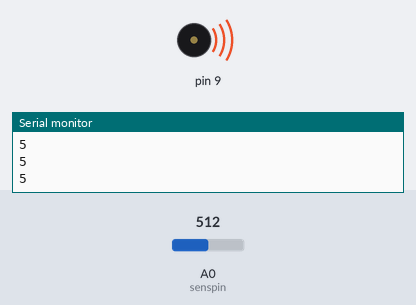
Recording of a sketch running on a simulated Arduino Uno, built with avr-gcc and run on an emulated ATmega328P. Shown: buzzer (waves = sounding), the last lines printed to the serial monitor. The test bench sets the inputs (shaded band); at power-on: A0 (senspin) = 512.

Above: at 1.2 s.
1.3 s: A0 (senspin) set to 94
4.3 s: A0 (senspin) set to 81
At 5.5 s:
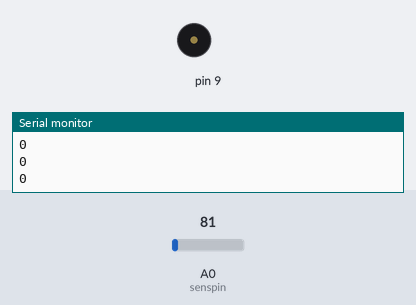
5.8 s: A0 (senspin) set to 122
At 6.06 s:
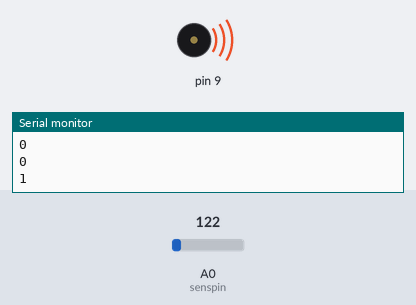
8.8 s: A0 (senspin) set to 51
At 9.9 s:
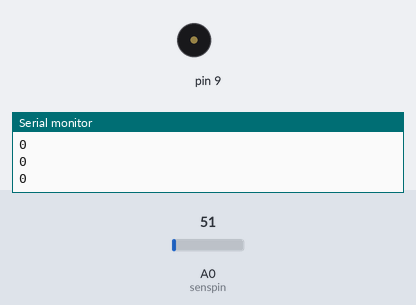
Timing chart, 0 to 11.3 s (numbered marks = the images above; inputs shaded):
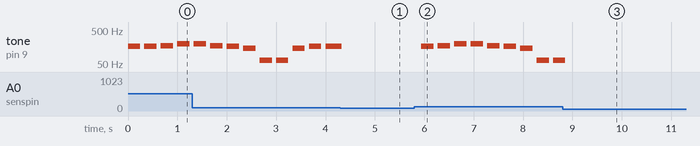

Measured:
- the behaviour switches between 90 and 89 on A0 (senspin) (found by bisection; images 0 and 1)
- after the input at 4.3 s, tone on pin 9: goes on until 4.3 s, then stays silent
- after the input at 5.8 s, tone on pin 9: plays 165 Hz for 0.25 s, 175 Hz for 0.25 s, 196 Hz for 0.25 s, 196 Hz for 0.25 s, 175 Hz for 0.25 s, 165 Hz for 0.25 s … (9 notes in this stretch), starting after 0.14 s
- after the input at 8.8 s, tone on pin 9: goes on until 8.9 s, then stays silent
- by itself, tone on pin 9: plays 196 Hz for 0.25 s, 175 Hz for 0.25 s, 165 Hz for 0.25 s, 147 Hz for 0.25 s, 65 Hz for 0.25 s, 65 Hz for 0.25 s … (9 notes in this stretch)

The sketch:

songThing.ino
```cpp
// ---------------------------------------------------------------------------
// Connect speaker to these pins:
//   Pins  9 & 10
// Be sure to include an inline 100 ohm resistor on one pin .
// ---------------------------------------------------------------------------

#include <toneAC.h>
#include "pitches.h"

// Melody liberated from the toneMelody Arduino example sketch by Tom Igoe.
int melody[] = { NOTE_E3, NOTE_E3, NOTE_F3, NOTE_G3, NOTE_G3, NOTE_F3, NOTE_E3, NOTE_D3, NOTE_C2, NOTE_C2, NOTE_D3, NOTE_E3, NOTE_E3, NOTE_D3, NOTE_D3, NOTE_E3, NOTE_E3, NOTE_E3, NOTE_F3, NOTE_G3, NOTE_G3, NOTE_F3, NOTE_E3, NOTE_D3, NOTE_C2, NOTE_C2, NOTE_D3, NOTE_E3,
                 NOTE_D3, NOTE_C2, NOTE_C2, NOTE_D3, NOTE_D3, NOTE_E3, NOTE_C2, NOTE_D3, NOTE_E3, NOTE_F3, NOTE_E3, NOTE_C2, NOTE_D3, NOTE_E3, NOTE_F3, NOTE_E3, NOTE_D3, NOTE_C2, NOTE_D3, NOTE_E3, NOTE_E3, NOTE_F3, NOTE_G3, NOTE_G3, NOTE_F3, NOTE_E3, NOTE_D3, NOTE_C2, NOTE_C2, NOTE_D3, NOTE_E3, NOTE_D3, NOTE_C2, NOTE_C2};
int noteDurations[] = { 4, 4, 4, 4, 4, 4, 4, 4, 4, 4, 4, 4, 3, 8 ,2, 4, 4, 4, 4, 4, 4, 4, 4, 4, 4, 4, 4, 4, 3, 8, 2, 4, 4, 4, 4, 4, 8, 8, 4, 4, 4, 8, 8, 4, 4, 4, 4, 4, 4, 4, 4, 4, 4, 4, 4, 4, 4, 4, 4, 3, 8, 2};

int senspin = A0;
int sensorReading;

int inPin = 2;
int reading;
int previous = LOW;
int state = HIGH;


int sensVol;

void setup() {

    pinMode(inPin, INPUT);
    digitalWrite(inPin, HIGH);
    Serial.begin(9600);

}

void loop() {

      sensorReading = analogRead(senspin);
     sensVol = sensorReading/90;

  Serial.println(sensVol);


  if(sensVol > 10){

    sensVol = 10;

  }

  toneAC(); // Turn off toneAC, can also use noToneAC().

  //delay(1000); // Wait a second.


  for (int thisNote = 0; thisNote < 61; thisNote++) {
     sensorReading = analogRead(senspin);
     sensVol = sensorReading/90;

  Serial.println(sensVol);
    int noteDuration = 1000/noteDurations[thisNote];
    toneAC(melody[thisNote], sensVol, noteDuration, true); // Play thisNote at full volume for noteDuration in the background.
    delay(noteDuration * 4 / 3); // Wait while the tone plays in the background, plus another 33% delay between notes.
  }

}
```

pitches.h
```cpp
/*************************************************
 * Public Constants
 *************************************************/

#define NOTE_B0  31
#define NOTE_C1  33
#define NOTE_CS1 35
#define NOTE_D1  37
#define NOTE_DS1 39
#define NOTE_E1  41
#define NOTE_F1  44
#define NOTE_FS1 46
#define NOTE_G1  49
#define NOTE_GS1 52
#define NOTE_A1  55
#define NOTE_AS1 58
#define NOTE_B1  62
#define NOTE_C2  65
#define NOTE_CS2 69
#define NOTE_D2  73
#define NOTE_DS2 78
#define NOTE_E2  82
#define NOTE_F2  87
#define NOTE_FS2 93
#define NOTE_G2  98
#define NOTE_GS2 104
#define NOTE_A2  110
#define NOTE_AS2 117
#define NOTE_B2  123
#define NOTE_C3  131
#define NOTE_CS3 139
#define NOTE_D3  147
#define NOTE_DS3 156
#define NOTE_E3  165
#define NOTE_F3  175
#define NOTE_FS3 185
#define NOTE_G3  196
#define NOTE_GS3 208
#define NOTE_A3  220
#define NOTE_AS3 233
#define NOTE_B3  247
#define NOTE_C4  262
#define NOTE_CS4 277
#define NOTE_D4  294
#define NOTE_DS4 311
#define NOTE_E4  330
#define NOTE_F4  349
#define NOTE_FS4 370
#define NOTE_G4  392
#define NOTE_GS4 415
#define NOTE_A4  440
#define NOTE_AS4 466
#define NOTE_B4  494
#define NOTE_C5  523
#define NOTE_CS5 554
#define NOTE_D5  587
#define NOTE_DS5 622
#define NOTE_E5  659
#define NOTE_F5  698
#define NOTE_FS5 740
#define NOTE_G5  784
#define NOTE_GS5 831
#define NOTE_A5  880
#define NOTE_AS5 932
#define NOTE_B5  988
#define NOTE_C6  1047
#define NOTE_CS6 1109
#define NOTE_D6  1175
#define NOTE_DS6 1245
#define NOTE_E6  1319
#define NOTE_F6  1397
#define NOTE_FS6 1480
#define NOTE_G6  1568
#define NOTE_GS6 1661
#define NOTE_A6  1760
#define NOTE_AS6 1865
#define NOTE_B6  1976
#define NOTE_C7  2093
#define NOTE_CS7 2217
#define NOTE_D7  2349
#define NOTE_DS7 2489
#define NOTE_E7  2637
#define NOTE_F7  2794
#define NOTE_FS7 2960
#define NOTE_G7  3136
#define NOTE_GS7 3322
#define NOTE_A7  3520
#define NOTE_AS7 3729
#define NOTE_B7  3951
#define NOTE_C8  4186
#define NOTE_CS8 4435
#define NOTE_D8  4699
#define NOTE_DS8 4978
```
